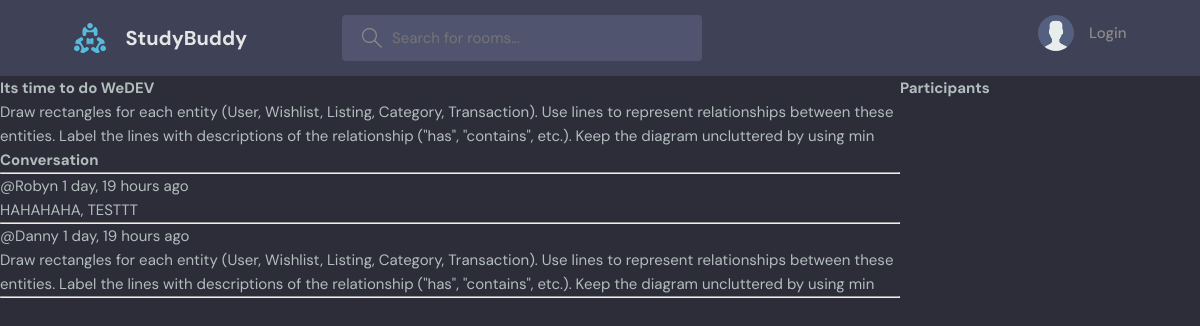
/room/9/, run on the app's committed database.
### base/models.py (models this page shows, shortened)
class Room(models.Model):
    host = models.ForeignKey(User, on_delete=models.SET_NULL, null=True)
    topic= models.ForeignKey(Topic, on_delete=models.SET_NULL, null=True)
    name = models.CharField(max_length=200)
    description = models.TextField(null=True,blank =True)
    participants = models.ManyToManyField(User, related_name='participants', blank=True)
    updated = models.DateTimeField(auto_now=True)
    created = models.DateTimeField(auto_now_add=True)
    class Meta:
        ordering = ['-created', '-updated']

class Message(models.Model):
    user = models.ForeignKey(User, on_delete=models.CASCADE)
    room = models.ForeignKey(Room, on_delete=models.CASCADE)
    body = models.TextField()
    updated = models.DateTimeField(auto_now=True)
    created = models.DateTimeField(auto_now_add=True)
    class Meta:
     ordering = ['-created', '-updated']

### base/views.py (the view, shortened to what this page needs)
# urls.py: path('room/<str:pk>/', views.room, name = "room"),
def room(request,pk):
    room = Room.objects.get(id=pk)
    room_messages = room.message_set.all()
    participants = room.participants.all()
    context = {'room' : room, 'room_messages': room_messages, 'participants': participants}
    return render(request, 'base/room.html', context)

### base/templates/base/room.html (shortened to what this page needs)
{% extends 'main.html' %} {% block content %}
<div class="room-container">
  <div>
    <h1>{{room.name}}</h1>
    <p>{{room.description}}</p>
    <div class="comment-wrapper">
      <h3>Conversation</h3>
      <hr />
      {%for message in room_messages%}
      <div>
        <small>@{{message.user}} {{message.created|timesince}} ago</small>
        <p>{{message.body}}</p>
        <hr>
      </div>
      {% endfor %}
    </div>
  </div>
     <div>
        <h3>Participants</h3>
        <br>
     </div>
</div>
{% endblock content %}

### static/styles/style.css (style rules this page uses)
:root { --color-main: #71c6dd; --color-main-light: #e1f6fb; --color-dark: #3f4156; --color-dark-medium: #51546e; --color-dark-light: #696d97; --color-light: #e5e5e5; --color-gray: #8b8b8b; --color-light-gray: #b2bdbd; --color-bg: #2d2d39; --color-success: #5dd693; --color-error: #fc4b0b; }
* { font-family: "DM Sans", -apple-system, BlinkMacSystemFont, "Segoe UI", Roboto, Oxygen, Ubuntu, Cantarell, "Open Sans", "Helvetica Neue", sans-serif; margin: 0; padding: 0; box-sizing: border-box; text-rendering: optimizeLegibility; font-size: inherit; }
html { font-size: 56.25%; }
@media only screen and (min-width: 1200px) { html { font-size: 62.5%; } }
body { line-height: 1.6; font-weight: 400; font-size: 1.5rem; color: var(--color-light-gray); background-color: var(--color-bg); min-height: 100vh; }

### base/templates/base/room.html (style rules this page uses)
.room-container { display: grid; grid-template-columns: 3fr 1fr; }

### data on the page
Room: name "Its time to do WeDEV", description "Draw rectangles for each entity (User, Wishlist, Listing, Category, Transaction). Use lines to represent relationships between these entities. Label the lines with descriptions of the relationship (\"has\", \"contains\", etc.). Keep the diagram uncluttered by using min"
Message: user "Robyn", created "1 day, 19 hours", body "HAHAHAHA, TESTTT"
Message: user "Danny", created "1 day, 19 hours", body "Draw rectangles for each entity (User, Wishlist, Listing, Category, Transaction). Use lines to represent relationships between these entities. Label the lines with descriptions of the relationship (\"has\", \"contains\", etc.). Keep the diagram uncluttered by using min"
